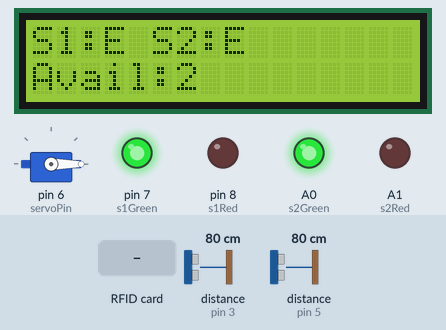
The sketch below on a simulated Arduino Uno, built with avr-gcc and run on an emulated ATmega328P. On the bench: 16×2 character LCD, servo, output pins drawn as LEDs (lit = HIGH). Wiring (inferred from the names in the program): 2 × ultrasonic range finder: trigger pin 2, echo pin 3 / trigger pin 4, echo pin 5. The inputs (shaded band) are chosen by the test bench; at power-on: distance to the obstacle (sensors on pin 3, pin 5) 80 cm. The echo pulse lasts 58.3 µs per cm; pins used as bus, display or sensor lines are not drawn; what the sketch prints to the serial monitor is not drawn.

Above: at 3.3 s.
3.4 s: RFID card 63 41 FB 03 held to the reader
At 4.6 s:
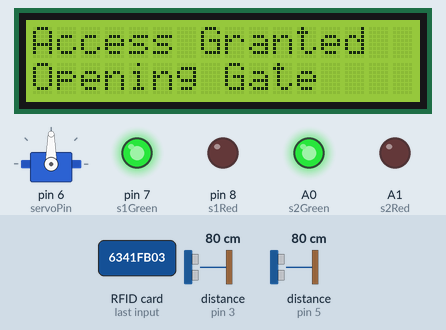
4.9 s: distance to the obstacle (sensor on pin 3) set to 12 cm
7.9 s: distance to the obstacle (sensor on pin 3) set to 9 cm
At 8.3 s:
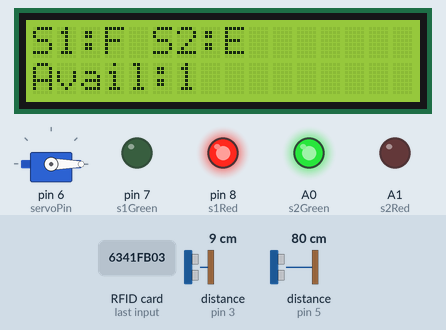
9.4 s: distance to the obstacle (sensor on pin 5) set to 12 cm
10.9 s: distance to the obstacle (sensor on pin 5) set to 9 cm
At 12.0 s:
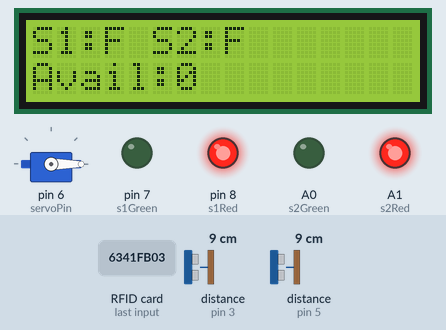
12.4 s: RFID card 5E 7A 19 C4 held to the reader
At 13.5 s:
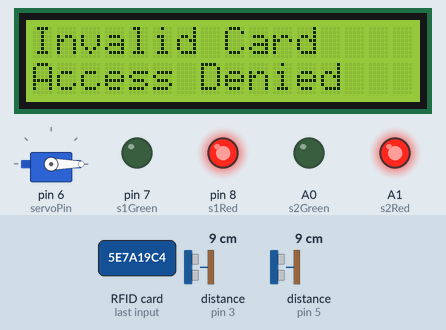
Timing chart, 0 to 15.4 s (numbered marks = the images above; inputs shaded):
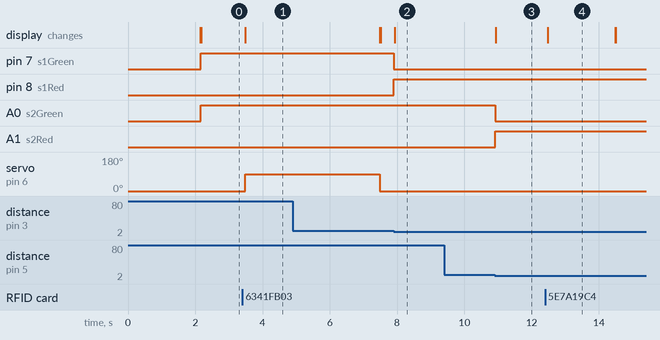

Measured:
- the behaviour switches between 11 and 10 cm on distance to the obstacle (sensor on pin 3) (found by bisection; images 1 and 2)
- the behaviour switches between 11 and 10 cm on distance to the obstacle (sensor on pin 5) (found by bisection; images 2 and 3)
- after the input at 3.4 s, servo on pin 6 (servoPin): 0° → 90° after 0.09 s; the display: changes after 0.09 s (image 1)
- after the input at 7.9 s, pin 7 (s1Green): HIGH → LOW at once; pin 8 (s1Red): LOW → HIGH at once; the display: changes at once (image 2)
- after the input at 9.4 s, every drawn part: stays the same
- after the input at 10.9 s, A0 (s2Green): HIGH → LOW at once; A1 (s2Red): LOW → HIGH at once; the display: changes at once (image 3)
- after the input at 12.4 s, the display: changes after 0.08 s (image 4)
- what the display in image 4 shows lasts 2.0 s, from 12.5 s to 14.5 s

The sketch:

IoT_Smart_Car_Parking.ino
```cpp
#include <Wire.h>
#include <LiquidCrystal_I2C.h>
#include <SPI.h>
#include <MFRC522.h>
#include <Servo.h>

// ---------- LCD ----------
LiquidCrystal_I2C lcd(0x27, 16, 2);

// ---------- RFID ----------
#define SS_PIN 10
#define RST_PIN 9
MFRC522 rfid(SS_PIN, RST_PIN);

// ---------- SERVO ----------
Servo gateServo;
const int servoPin = 6;

// ---------- ULTRASONIC ----------
const int trig1 = 2;
const int echo1 = 3;

const int trig2 = 4;
const int echo2 = 5;

// ---------- LED ----------
const int s1Green = 7;
const int s1Red = 8;

const int s2Green = A0;
const int s2Red = A1;

// ---------- RFID UID ----------
byte authorizedUID[] = {0x63, 0x41, 0xFB, 0x03};
const byte uidLength = 4;

// ---------- VARIABLES ----------
float dist1, dist2;
bool slot1Free, slot2Free;

// ---------- SETUP ----------
void setup() {
  Serial.begin(9600);

  SPI.begin();
  rfid.PCD_Init();

  // LCD
  lcd.init();
  lcd.backlight();

  // Servo
  gateServo.attach(servoPin);
  gateServo.write(0);

  // Pins
  pinMode(trig1, OUTPUT);
  pinMode(echo1, INPUT);
  pinMode(trig2, OUTPUT);
  pinMode(echo2, INPUT);

  pinMode(s1Green, OUTPUT);
  pinMode(s1Red, OUTPUT);
  pinMode(s2Green, OUTPUT);
  pinMode(s2Red, OUTPUT);

  lcd.setCursor(0, 0);
  lcd.print("Smart Parking");
  lcd.setCursor(0, 1);
  lcd.print("Initializing...");
  delay(2000);
  lcd.clear();
}

// ---------- LOOP ----------
void loop() {

  // Read distances
  dist1 = getDistance(trig1, echo1);
  dist2 = getDistance(trig2, echo2);

  // Slot logic
  slot1Free = (dist1 > 10);
  slot2Free = (dist2 > 10);

  // LED control
  digitalWrite(s1Green, slot1Free);
  digitalWrite(s1Red, !slot1Free);

  digitalWrite(s2Green, slot2Free);
  digitalWrite(s2Red, !slot2Free);

  int availableSlots = slot1Free + slot2Free;

  // LCD display
  lcd.setCursor(0, 0);
  lcd.print("S1:");
  lcd.print(slot1Free ? "E" : "F");
  lcd.print(" S2:");
  lcd.print(slot2Free ? "E" : "F");
  lcd.print(" ");

  lcd.setCursor(0, 1);
  lcd.print("Avail:");
  lcd.print(availableSlots);
  lcd.print("   ");

  // ---------- RFID CHECK ----------
  if (!rfid.PICC_IsNewCardPresent()) return;
  if (!rfid.PICC_ReadCardSerial()) return;

  Serial.println("Card Scanned");
  Serial.print("UID: ");
  for (byte i = 0; i < rfid.uid.size; i++) {
    if (rfid.uid.uidByte[i] < 0x10) {
      Serial.print("0");
    }
    Serial.print(rfid.uid.uidByte[i], HEX);
    Serial.print(" ");
  }
  Serial.println();

  if (isAuthorized(rfid.uid.uidByte, rfid.uid.size)) {

    if (availableSlots > 0) {
      lcd.clear();
      lcd.setCursor(0, 0);
      lcd.print("Access Granted");
      lcd.setCursor(0, 1);
      lcd.print("Opening Gate");

      openGate();
    } else {
      lcd.clear();
      lcd.setCursor(0, 0);
      lcd.print("Parking FULL");
      lcd.setCursor(0, 1);
      lcd.print("Access Denied");
      delay(2000);
    }

  } else {
    lcd.clear();
    lcd.setCursor(0, 0);
    lcd.print("Invalid Card");
    lcd.setCursor(0, 1);
    lcd.print("Access Denied");
    delay(2000);
  }

  lcd.clear();

  rfid.PICC_HaltA();
  rfid.PCD_StopCrypto1();
}

// ---------- FUNCTIONS ----------

float getDistance(int trig, int echo) {
  long duration;
  float distance;

  digitalWrite(trig, LOW);
  delayMicroseconds(2);

  digitalWrite(trig, HIGH);
  delayMicroseconds(10);
  digitalWrite(trig, LOW);

  duration = pulseIn(echo, HIGH, 30000);

  if (duration == 0) return 999;

  distance = duration * 0.034 / 2;
  return distance;
}

bool isAuthorized(byte *uid, byte size) {
  if (size != uidLength) return false;

  for (byte i = 0; i < uidLength; i++) {
    if (uid[i] != authorizedUID[i]) return false;
  }
  return true;
}

void openGate() {
  gateServo.write(90);
  delay(4000);
  gateServo.write(0);
}
```
